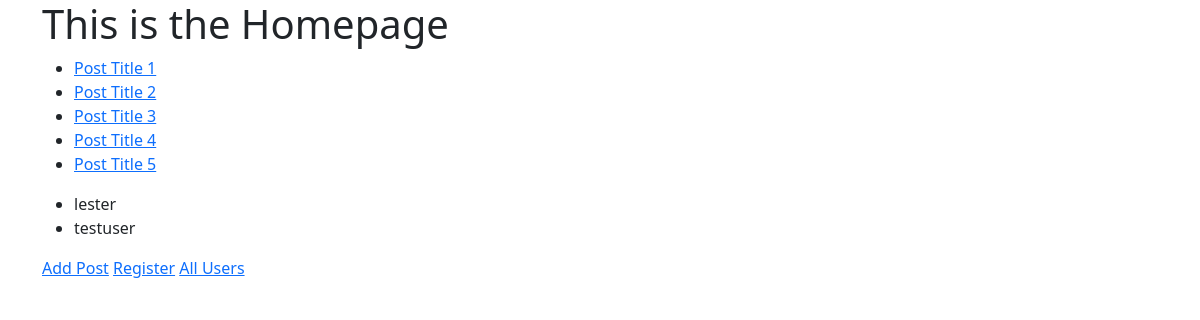
Before: / with the older database file.
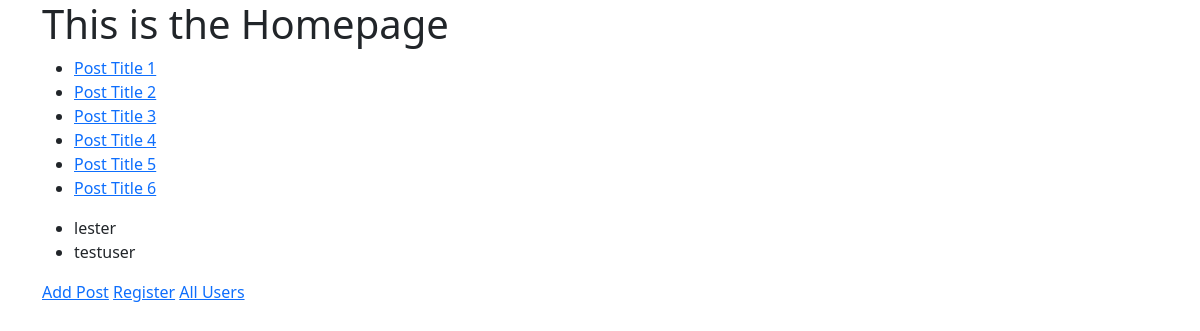
After: the same page with the newer database file.
### blogs/models.py (models this page shows, shortened)
class Post(models.Model):
    title = models.CharField(max_length=100)
    content = models.TextField()
    date_posted = models.DateTimeField(default=timezone.now)
    author = ForeignKey(User,on_delete=models.CASCADE)

### blogs/views.py (the view)
# urls.py: path('',index,name='index'),
def index(request):
    context = {'posts':Post.objects.all(),'users':User.objects.all()}
    return render(request, 'blogs/index.html',context)

### blogs/templates/blogs/index.html
{% extends 'blogs/layout.html' %}
{% block content %}
    <h1>This is the Homepage</h1>
    <ul>
        {% for post in posts %}
            <li> <a href="{% url 'blogs:post' post.id %}">{{post.title}}</a></li>
        {% endfor %}
    </ul>
    <ul>
        {% for user in users %}
            <li>{{user.username}}</li>
        {% endfor %}
    </ul>
    <a href="{% url 'blogs:create'%}">Add Post</a>
    <a href="{% url 'users:register' %}">Register</a>
    <a href="{% url 'users:index'%}">All Users</a>
{% endblock content %}

### blogs/templates/blogs/layout.html (shortened to what this page needs)
{% load static %}
<!DOCTYPE html>
<html lang="en">
<head>
    <link rel="stylesheet" href="{% static 'blogs/bootstrap/css/bootstrap.min.css'%}">
</head>
<body>
    <div class="container">
        {% block content %}
        {% endblock content %}
    </div>
</body>
</html>

Changed rows visible on the page:
added Post: title "Post Title 6"
